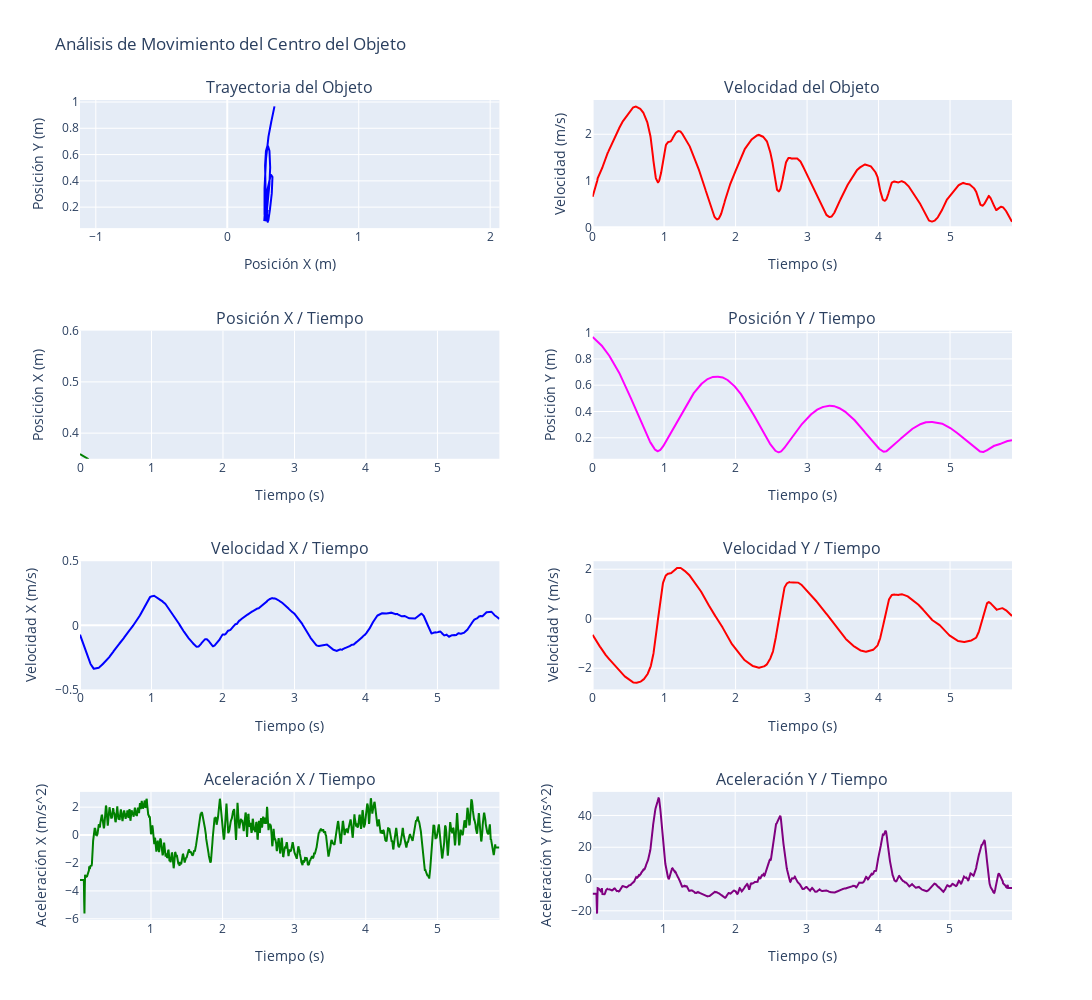

Notebook code for this chart:
### Code cell
# Elegir dataframe a graficar
dfG = dfCentro
dfG_speed = dfCentro_speed.copy()
dfG_acceleration = dfCentro_acceleration.copy()

import plotly.graph_objects as go
from plotly.subplots import make_subplots

# Crear figura y ejes
fig = make_subplots(rows=4, cols=2, subplot_titles=("Trayectoria del Objeto", "Velocidad del Objeto", "Posición X / Tiempo", "Posición Y / Tiempo","Velocidad X / Tiempo", "Velocidad Y / Tiempo", "Aceleración X / Tiempo", "Aceleración Y / Tiempo"))

# Grafica la trayectoria
fig.update_xaxes(title_text="Posición X (m)", range=[0.35, 0.6], row=1, col=1, scaleanchor="y") # Relación 1:1 entre X e Y
fig.update_yaxes(title_text="Posición Y (m)", row=1, col=1)
fig.add_trace(go.Scatter(x=dfG['X'], y=dfG['Y'], mode='lines', marker=dict(color='blue')), row=1, col=1)

# Grafica la velocidad
fig.update_yaxes(title_text="Velocidad (m/s)", row=1, col=2)
fig.update_xaxes(title_text="Tiempo (s)", row=1, col=2)
fig.add_trace(go.Scatter(x=dfG_speed['Time (sec)'], y=dfG_speed['Speed'], mode='lines', marker=dict(color='red'), name='Velocidad Total'), row=1, col=2)

# Grafica la posición X / tiempo
fig.update_yaxes(title_text="Posición X (m)", range=[0.35,0.6], row=2, col=1)
fig.update_xaxes(title_text="Tiempo (s)", row=2, col=1)
fig.add_trace(go.Scatter(x=dfG['Time (sec)'], y=dfG['X'], mode='lines', marker=dict(color='green')), row=2, col=1)

# Grafica la posición Y / tiempo
fig.update_yaxes(title_text="Posición Y (m)", row=2, col=2)
fig.update_xaxes(title_text="Tiempo (s)", row=2, col=2)
fig.add_trace(go.Scatter(x=dfG['Time (sec)'], y=dfG['Y'], mode='lines', marker=dict(color='magenta')), row=2, col=2)

# Grafica la velocidad X / tiempo
fig.update_yaxes(title_text="Velocidad X (m/s)", range=[-0.5,0.5], row=3, col=1)
fig.update_xaxes(title_text="Tiempo (s)", row=3, col=1)
fig.add_trace(go.Scatter(x=dfG_speed['Time (sec)'], y=dfG_speed['Speed_X'], mode='lines', marker=dict(color='blue')), row=3, col=1)

# Grafica la velocidad Y / tiempo
fig.update_yaxes(title_text="Velocidad Y (m/s)", row=3, col=2)
fig.update_xaxes(title_text="Tiempo (s)", row=3, col=2)
fig.add_trace(go.Scatter(x=dfG_speed['Time (sec)'], y=dfG_speed['Speed_Y'], mode='lines', marker=dict(color='red')), row=3, col=2)

# Grafica la aceleración X / tiempo
fig.update_yaxes(title_text="Aceleración X (m/s^2)", row=4, col=1)
fig.update_xaxes(title_text="Tiempo (s)", row=4, col=1)
fig.add_trace(go.Scatter(x=dfG_acceleration['Time (sec)'], y=dfG_acceleration['Acceleration_X'], mode='lines', marker=dict(color='green')), row=4, col=1)

# Grafica la aceleración Y / tiempo
fig.update_yaxes(title_text="Aceleración Y (m/s^2)", row=4, col=2)
fig.update_xaxes(title_text="Tiempo (s)", row=4, col=2)
fig.add_trace(go.Scatter(x=dfG_acceleration['Time (sec)'], y=dfG_acceleration['Acceleration_Y'], mode='lines', marker=dict(color='purple')), row=4, col=2)

# Actualizar los títulos y ajustar el diseño
fig.update_layout(height=1000, width=1200, title_text="Análisis de Movimiento del Centro del Objeto", showlegend=False)

# Mostrar los gráficos
fig.show()

### Figure 1 — Plotly figure (JSON) as saved in the notebook; plotly's stock layout.template omitted (floating-point values rounded to 4 significant figures; data arrays with more than 128 entries replaced by an {"elided": "..."} marker saying what was removed)
{"data": [{"marker": {"color": "blue"}, "mode": "lines", "type": "scatter", "x": {"elided": "1409 float values"}, "xaxis": "x", "y": {"elided": "1409 float values"}, "yaxis": "y"}, {"marker": {"color": "red"}, "mode": "lines", "name": "Velocidad Total", "type": "scatter", "x": {"elided": "1409 float values"}, "xaxis": "x2", "y": {"elided": "1409 float values"}, "yaxis": "y2"}, {"marker": {"color": "green"}, "mode": "lines", "type": "scatter", "x": {"elided": "1409 float values"}, "xaxis": "x3", "y": {"elided": "1409 float values"}, "yaxis": "y3"}, {"marker": {"color": "magenta"}, "mode": "lines", "type": "scatter", "x": {"elided": "1409 float values"}, "xaxis": "x4", "y": {"elided": "1409 float values"}, "yaxis": "y4"}, {"marker": {"color": "blue"}, "mode": "lines", "type": "scatter", "x": {"elided": "1409 float values"}, "xaxis": "x5", "y": {"elided": "1409 float values"}, "yaxis": "y5"}, {"marker": {"color": "red"}, "mode": "lines", "type": "scatter", "x": {"elided": "1409 float values"}, "xaxis": "x6", "y": {"elided": "1409 float values"}, "yaxis": "y6"}, {"marker": {"color": "green"}, "mode": "lines", "type": "scatter", "x": {"elided": "1407 float values"}, "xaxis": "x7", "y": {"elided": "1407 float values"}, "yaxis": "y7"}, {"marker": {"color": "purple"}, "mode": "lines", "type": "scatter", "x": {"elided": "1407 float values"}, "xaxis": "x8", "y": {"elided": "1407 float values"}, "yaxis": "y8"}], "layout": {"annotations": [{"font": {"size": 16}, "showarrow": false, "text": "Trayectoria del Objeto", "x": 0.225, "xanchor": "center", "xref": "paper", "y": 1, "yanchor": "bottom", "yref": "paper"}, {"font": {"size": 16}, "showarrow": false, "text": "Velocidad del Objeto", "x": 0.775, "xanchor": "center", "xref": "paper", "y": 1, "yanchor": "bottom", "yref": "paper"}, {"font": {"size": 16}, "showarrow": false, "text": "Posición X / Tiempo", "x": 0.225, "xanchor": "center", "xref": "paper", "y": 0.7188, "yanchor": "bottom", "yref": "paper"}, {"font": {"size": 16}, "showarrow": false, "text": "Posición Y / Tiempo", "x": 0.775, "xanchor": "center", "xref": "paper", "y": 0.7188, "yanchor": "bottom", "yref": "paper"}, {"font": {"size": 16}, "showarrow": false, "text": "Velocidad X / Tiempo", "x": 0.225, "xanchor": "center", "xref": "paper", "y": 0.4375, "yanchor": "bottom", "yref": "paper"}, {"font": {"size": 16}, "showarrow": false, "text": "Velocidad Y / Tiempo", "x": 0.775, "xanchor": "center", "xref": "paper", "y": 0.4375, "yanchor": "bottom", "yref": "paper"}, {"font": {"size": 16}, "showarrow": false, "text": "Aceleración X / Tiempo", "x": 0.225, "xanchor": "center", "xref": "paper", "y": 0.1562, "yanchor": "bottom", "yref": "paper"}, {"font": {"size": 16}, "showarrow": false, "text": "Aceleración Y / Tiempo", "x": 0.775, "xanchor": "center", "xref": "paper", "y": 0.1562, "yanchor": "bottom", "yref": "paper"}], "height": 1000, "showlegend": false, "title": {"text": "Análisis de Movimiento del Centro del Objeto"}, "width": 1200, "xaxis": {"anchor": "y", "domain": [0, 0.45], "range": [0.35, 0.6], "scaleanchor": "y", "title": {"text": "Posición X (m)"}}, "xaxis2": {"anchor": "y2", "domain": [0.55, 1], "title": {"text": "Tiempo (s)"}}, "xaxis3": {"anchor": "y3", "domain": [0, 0.45], "title": {"text": "Tiempo (s)"}}, "xaxis4": {"anchor": "y4", "domain": [0.55, 1], "title": {"text": "Tiempo (s)"}}, "xaxis5": {"anchor": "y5", "domain": [0, 0.45], "title": {"text": "Tiempo (s)"}}, "xaxis6": {"anchor": "y6", "domain": [0.55, 1], "title": {"text": "Tiempo (s)"}}, "xaxis7": {"anchor": "y7", "domain": [0, 0.45], "title": {"text": "Tiempo (s)"}}, "xaxis8": {"anchor": "y8", "domain": [0.55, 1], "title": {"text": "Tiempo (s)"}}, "yaxis": {"anchor": "x", "domain": [0.8438, 1], "title": {"text": "Posición Y (m)"}}, "yaxis2": {"anchor": "x2", "domain": [0.8438, 1], "title": {"text": "Velocidad (m/s)"}}, "yaxis3": {"anchor": "x3", "domain": [0.5625, 0.7188], "range": [0.35, 0.6], "title": {"text": "Posición X (m)"}}, "yaxis4": {"anchor": "x4", "domain": [0.5625, 0.7188], "title": {"text": "Posición Y (m)"}}, "yaxis5": {"anchor": "x5", "domain": [0.2812, 0.4375], "range": [-0.5, 0.5], "title": {"text": "Velocidad X (m/s)"}}, "yaxis6": {"anchor": "x6", "domain": [0.2812, 0.4375], "title": {"text": "Velocidad Y (m/s)"}}, "yaxis7": {"anchor": "x7", "domain": [0, 0.1562], "title": {"text": "Aceleración X (m/s^2)"}}, "yaxis8": {"anchor": "x8", "domain": [0, 0.1562], "title": {"text": "Aceleración Y (m/s^2)"}}}}
